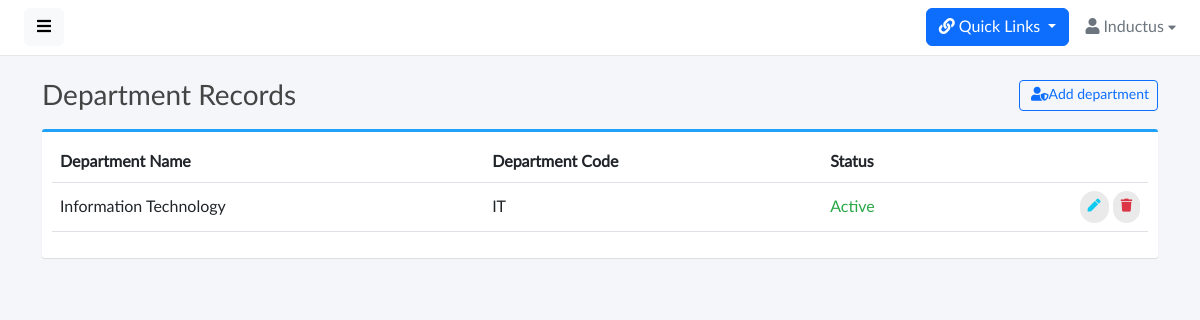
/job-master/department-master/ (signed in), run on an earlier commit of the app's database.
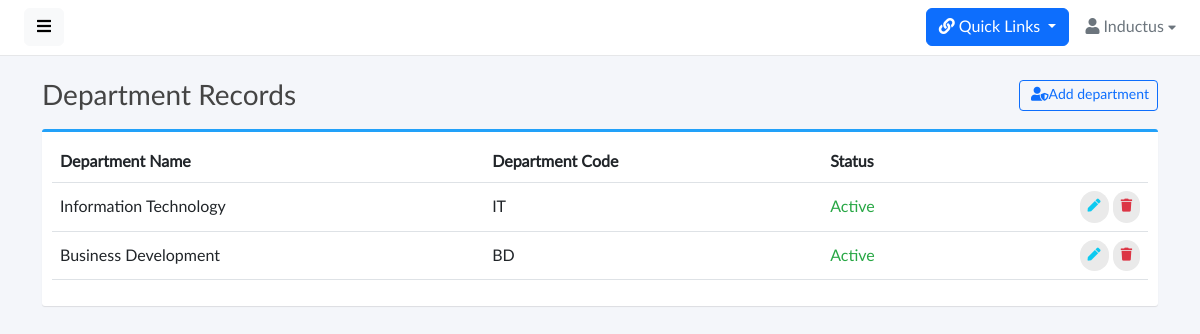
And on a later commit of the database.
### base/models.py (models this page shows, shortened)
class Department(models.Model):
    id = models.CharField(max_length=25,primary_key=True,default=generate_unique_id,editable=False)
    department_name = models.CharField(max_length=100,unique=True)
    department_code = models.CharField(max_length=5,unique=True,blank=True,null=True)
    status = models.BooleanField(default=True)

### base/views.py (the view)
# urls.py: path('job-master/department-master/',views.DepartmentMaster,name='department-master'),
@login_required(login_url='signin')
def DepartmentMaster(request):
    department_records = Department.objects.all()
    if request.method == 'POST':
        print('hello')
        department_form = DepartmentMasterForm(data=request.POST)
        department_code = request.POST['department_code']
        dname = request.POST['department_name']
        departmentcode_exist = Department.objects.filter(department_code=department_code).exists() or  Department.objects.filter(department_name=dname).exists()
        if departmentcode_exist:
            print("Enter")
            messages.error(request, "Department name or code already Exists")
            return redirect('department-master')
        if department_form.is_valid():
            department_form.save()
            messages.success(request, "Department added successfully.")
            return redirect('branch-master')
    else:
        department_form = DepartmentMasterForm()
    context = {
        'department_records': department_records,
        'department_form': department_form,
    }
    return render(request, 'department_master.html', context)

### base/models.py (called while the page is built)
def generate_unique_id():
    return nanoid.generate(size=25)

### base/templates/department_master.html (shortened to what this page needs)
{% extends 'base.html' %} {% load static %} {% block start %}
<div class="content">
  <div class="container">
    <div class="page-title">
      <h3>
        Department Records
        <button
          type="button"
          class="btn btn-sm btn-outline-primary float-end"
          data-bs-toggle="modal"
          data-bs-target="#exampleModal"
        >
          &nbsp;<i class="fas fa-user-shield"></i>Add department
        </button>
      </h3>
    </div>
    <div class="box box-primary">
      <div class="box-body">
        <table width="100%" class="table table-hover" id="dataTables-example">
          <thead>
            <tr>
              <th>Department Name</th>
              <th>Department Code</th>
              <th>Status</th>
              <th></th>
            </tr>
          </thead>
          <tbody>
            {% for department in department_records %}
            <tr>
              <td>{{department.department_name}}</td>
              <td>{{department.department_code}}</td>
              {% if department.status %}
              <td style="color: #28a745">Active</td>
              {% else %}
              <td style="color: #dc3545">In Active</td>
              {% endif %}
              <td class="text-end">
                <a
                  href=""
                  class="btn btn-outline-info btn-rounded"
                  data-bs-toggle="modal"
                  data-bs-target="#editdepartmentModal{{department.id}}"
                  ><i class="fas fa-pen"></i
                ></a>
                <a
                  class="btn btn-outline-danger btn-rounded"
                  data-bs-toggle="modal"
                  data-bs-target="#deletedepartmentModal{{department.id}}"
                >
                  <i class="fas fa-trash"></i>
                </a>
              </td>
            </tr>
            {% endfor %}
          </tbody>
        </table>
      </div>
    </div>
  </div>
</div>
{% endblock %}

What changed in the data, as far as the page shows it:
added Department: department_name "Business Development", department_code "BD", status "Active"
